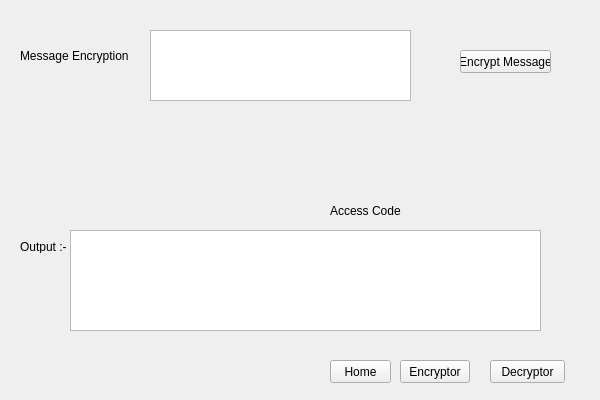
<?xml version="1.0" encoding="UTF-8"?>
<ui version="4.0">
 <class>MainWindow</class>
 <widget class="QMainWindow" name="MainWindow">
  <property name="geometry">
   <rect>
    <x>0</x>
    <y>0</y>
    <width>600</width>
    <height>400</height>
   </rect>
  </property>
  <property name="minimumSize">
   <size>
    <width>600</width>
    <height>400</height>
   </size>
  </property>
  <property name="maximumSize">
   <size>
    <width>600</width>
    <height>400</height>
   </size>
  </property>
  <property name="windowTitle">
   <string>MainWindow</string>
  </property>
  <widget class="QWidget" name="centralwidget">
   <widget class="QPushButton" name="button_encrypt">
    <property name="geometry">
     <rect>
      <x>400</x>
      <y>360</y>
      <width>70</width>
      <height>23</height>
     </rect>
    </property>
    <property name="text">
     <string>Encryptor</string>
    </property>
   </widget>
   <widget class="QPushButton" name="button_decryptor">
    <property name="geometry">
     <rect>
      <x>490</x>
      <y>360</y>
      <width>75</width>
      <height>23</height>
     </rect>
    </property>
    <property name="text">
     <string>Decryptor</string>
    </property>
   </widget>
   <widget class="QStackedWidget" name="stackedWidget">
    <property name="geometry">
     <rect>
      <x>10</x>
      <y>10</y>
      <width>571</width>
      <height>341</height>
     </rect>
    </property>
    <property name="currentIndex">
     <number>2</number>
    </property>
    <widget class="QWidget" name="Chat_page">
     <widget class="QPlainTextEdit" name="plainTextEdit">
      <property name="geometry">
       <rect>
        <x>0</x>
        <y>40</y>
        <width>571</width>
        <height>221</height>
       </rect>
      </property>
     </widget>
     <widget class="QPushButton" name="send_button">
      <property name="geometry">
       <rect>
        <x>470</x>
        <y>280</y>
        <width>75</width>
        <height>23</height>
       </rect>
      </property>
      <property name="text">
       <string>Send</string>
      </property>
     </widget>
     <widget class="QTextEdit" name="msg_box">
      <property name="geometry">
       <rect>
        <x>10</x>
        <y>280</y>
        <width>421</width>
        <height>21</height>
       </rect>
      </property>
     </widget>
     <widget class="QPushButton" name="pushButton_3">
      <property name="geometry">
       <rect>
        <x>174</x>
        <y>310</y>
        <width>201</width>
        <height>23</height>
       </rect>
      </property>
      <property name="text">
       <string>Close Connection</string>
      </property>
     </widget>
     <widget class="QLabel" name="con_to_label">
      <property name="geometry">
       <rect>
        <x>16</x>
        <y>10</y>
        <width>271</width>
        <height>20</height>
       </rect>
      </property>
      <property name="text">
       <string/>
      </property>
     </widget>
     <widget class="QLabel" name="token_label">
      <property name="geometry">
       <rect>
        <x>316</x>
        <y>10</y>
        <width>201</width>
        <height>20</height>
       </rect>
      </property>
      <property name="text">
       <string/>
      </property>
     </widget>
    </widget>
    <widget class="QWidget" name="Home">
     <widget class="QPushButton" name="connect_ip_button">
      <property name="geometry">
       <rect>
        <x>420</x>
        <y>250</y>
        <width>75</width>
        <height>23</height>
       </rect>
      </property>
      <property name="text">
       <string>Connect</string>
      </property>
     </widget>
     <widget class="QPushButton" name="start_server_button">
      <property name="geometry">
       <rect>
        <x>160</x>
        <y>70</y>
        <width>241</width>
        <height>51</height>
       </rect>
      </property>
      <property name="text">
       <string>Start Server</string>
      </property>
     </widget>
     <widget class="QLabel" name="label">
      <property name="geometry">
       <rect>
        <x>260</x>
        <y>180</y>
        <width>47</width>
        <height>13</height>
       </rect>
      </property>
      <property name="text">
       <string>Or</string>
      </property>
     </widget>
     <widget class="QLineEdit" name="ip_input">
      <property name="geometry">
       <rect>
        <x>150</x>
        <y>250</y>
        <width>151</width>
        <height>20</height>
       </rect>
      </property>
      <property name="placeholderText">
       <string>Enter IP</string>
      </property>
     </widget>
     <widget class="QLineEdit" name="port_input">
      <property name="geometry">
       <rect>
        <x>312</x>
        <y>250</y>
        <width>91</width>
        <height>20</height>
       </rect>
      </property>
      <property name="placeholderText">
       <string>Enter port</string>
      </property>
     </widget>
    </widget>
    <widget class="QWidget" name="EncryptorWindow">
     <widget class="QLabel" name="label_2">
      <property name="geometry">
       <rect>
        <x>10</x>
        <y>30</y>
        <width>111</width>
        <height>31</height>
       </rect>
      </property>
      <property name="text">
       <string>Message Encryption :-</string>
      </property>
     </widget>
     <widget class="QLabel" name="label_4">
      <property name="geometry">
       <rect>
        <x>320</x>
        <y>190</y>
        <width>71</width>
        <height>21</height>
       </rect>
      </property>
      <property name="text">
       <string>Access Code :- </string>
      </property>
     </widget>
     <widget class="QTextEdit" name="En_Input_msg">
      <property name="geometry">
       <rect>
        <x>140</x>
        <y>20</y>
        <width>261</width>
        <height>71</height>
       </rect>
      </property>
     </widget>
     <widget class="QPushButton" name="button_en_msg">
      <property name="geometry">
       <rect>
        <x>450</x>
        <y>40</y>
        <width>91</width>
        <height>23</height>
       </rect>
      </property>
      <property name="text">
       <string>Encrypt Message</string>
      </property>
     </widget>
     <widget class="QLabel" name="Access_code">
      <property name="geometry">
       <rect>
        <x>410</x>
        <y>190</y>
        <width>101</width>
        <height>16</height>
       </rect>
      </property>
      <property name="text">
       <string/>
      </property>
     </widget>
     <widget class="QLabel" name="label_9">
      <property name="geometry">
       <rect>
        <x>10</x>
        <y>230</y>
        <width>47</width>
        <height>13</height>
       </rect>
      </property>
      <property name="text">
       <string>Output :- </string>
      </property>
     </widget>
     <widget class="QTextBrowser" name="textBrowser">
      <property name="geometry">
       <rect>
        <x>60</x>
        <y>220</y>
        <width>471</width>
        <height>101</height>
       </rect>
      </property>
     </widget>
    </widget>
    <widget class="QWidget" name="DecryptorWindow">
     <widget class="QLabel" name="label_15">
      <property name="geometry">
       <rect>
        <x>6</x>
        <y>20</y>
        <width>111</width>
        <height>20</height>
       </rect>
      </property>
      <property name="text">
       <string>Message Decryption :-</string>
      </property>
     </widget>
     <widget class="QPushButton" name="pushButton">
      <property name="geometry">
       <rect>
        <x>444</x>
        <y>30</y>
        <width>101</width>
        <height>23</height>
       </rect>
      </property>
      <property name="text">
       <string>Decrypt Message</string>
      </property>
     </widget>
     <widget class="QLabel" name="label_17">
      <property name="geometry">
       <rect>
        <x>200</x>
        <y>160</y>
        <width>81</width>
        <height>20</height>
       </rect>
      </property>
      <property name="text">
       <string>Access Code :-</string>
      </property>
     </widget>
     <widget class="QLineEdit" name="lineEdit">
      <property name="geometry">
       <rect>
        <x>290</x>
        <y>160</y>
        <width>113</width>
        <height>20</height>
       </rect>
      </property>
     </widget>
     <widget class="QTextEdit" name="textEdit">
      <property name="geometry">
       <rect>
        <x>123</x>
        <y>10</y>
        <width>291</width>
        <height>71</height>
       </rect>
      </property>
     </widget>
     <widget class="QLabel" name="label_18">
      <property name="geometry">
       <rect>
        <x>30</x>
        <y>270</y>
        <width>47</width>
        <height>13</height>
       </rect>
      </property>
      <property name="text">
       <string>Output :-</string>
      </property>
     </widget>
     <widget class="QTextBrowser" name="textBrowser_3">
      <property name="geometry">
       <rect>
        <x>100</x>
        <y>220</y>
        <width>431</width>
        <height>111</height>
       </rect>
      </property>
     </widget>
    </widget>
   </widget>
   <widget class="QLabel" name="Error_msg">
    <property name="geometry">
     <rect>
      <x>6</x>
      <y>359</y>
      <width>311</width>
      <height>31</height>
     </rect>
    </property>
    <property name="text">
     <string/>
    </property>
   </widget>
   <widget class="QPushButton" name="home_button">
    <property name="geometry">
     <rect>
      <x>330</x>
      <y>360</y>
      <width>61</width>
      <height>23</height>
     </rect>
    </property>
    <property name="text">
     <string>Home</string>
    </property>
   </widget>
  </widget>
 </widget>
 <resources/>
 <connections/>
</ui>
